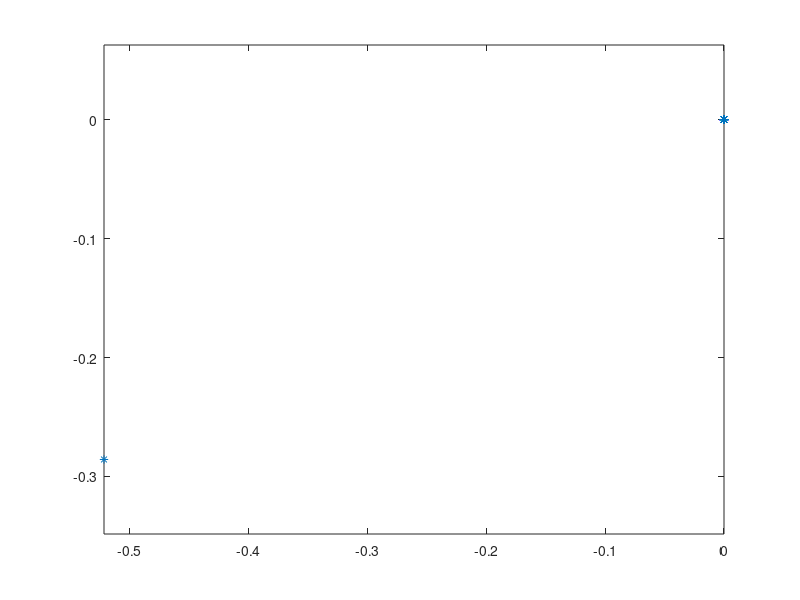
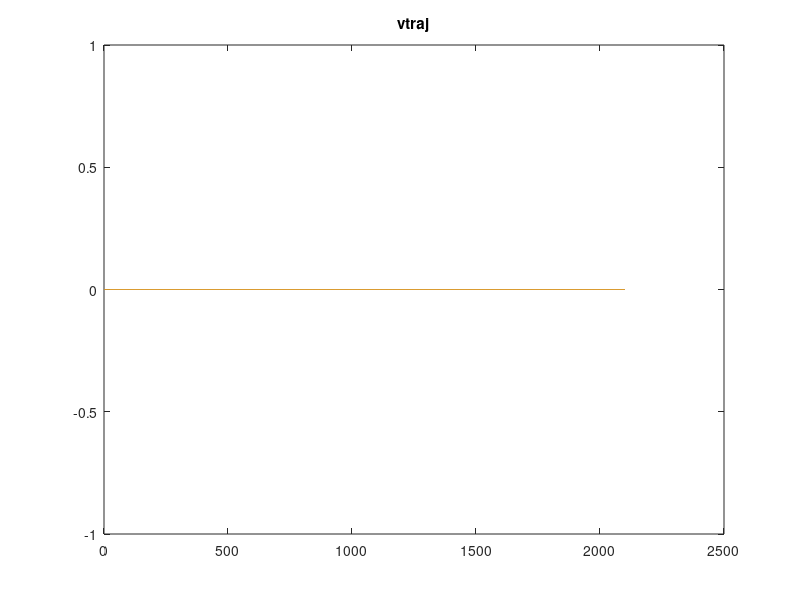
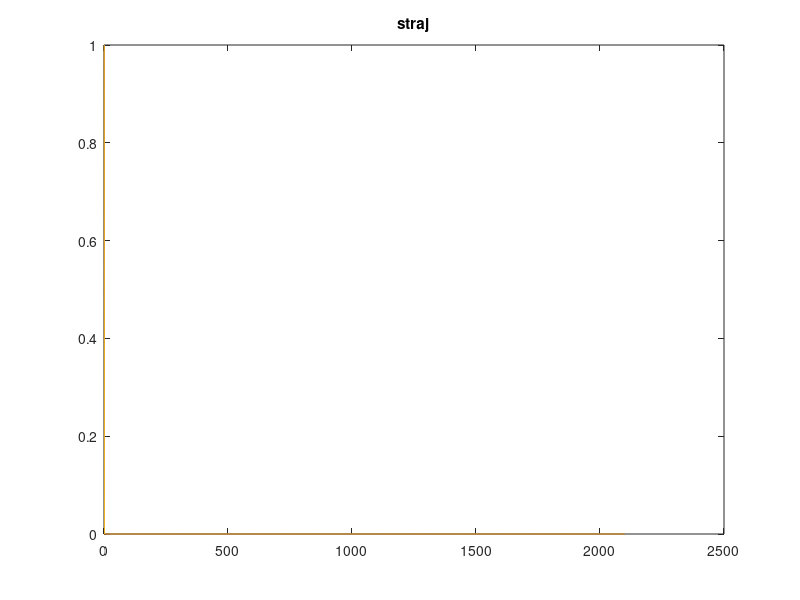

Source code (MATLAB) for these figures, in order:
clc 
clear all
close all

load xtraj.mat
load straj.mat
load vtraj.mat


plot(xtraj(1,:), xtraj(2,:),'*')
axis equal

figure
xx = 1:length(vtraj);
plot(xx, vtraj(1,:),xx, vtraj(2,:),xx, vtraj(3,:))
title vtraj

figure
plot(xx, straj(1,:),xx, straj(2,:),xx, straj(3,:))
title straj